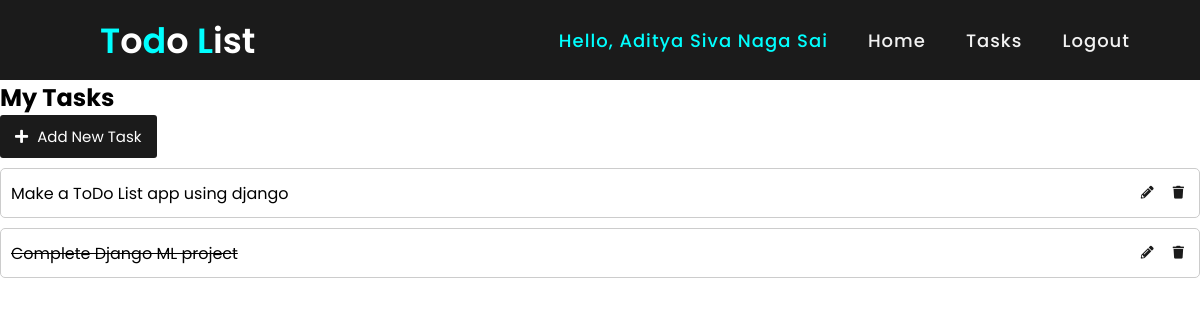
Page /tasks/ (signed in) on the earlier database version.
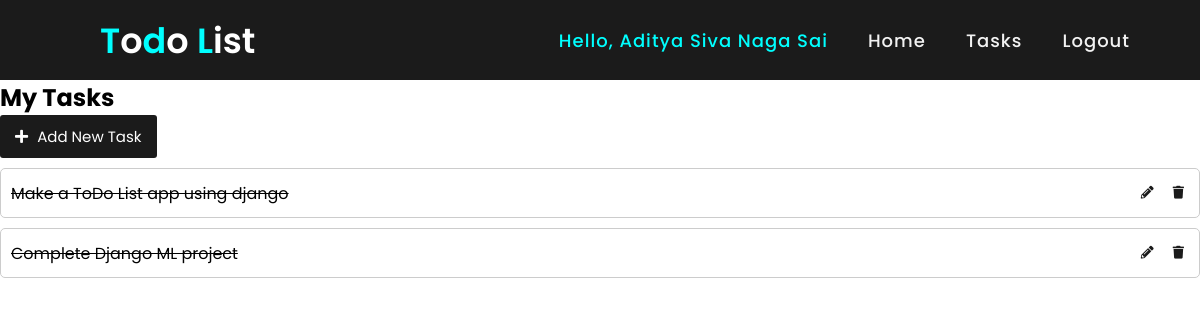
Same page on the later database version.
### myapp/models.py (models this page shows)
class Task(models.Model):
    user = models.ForeignKey(User, on_delete=models.CASCADE)
    title = models.CharField(max_length=100)
    completed = models.BooleanField(default=False)

### myapp/views.py (the view)
# urls.py: path('', views.task_list, name='task_list'),
@login_required
def task_list(request):
    tasks = Task.objects.filter(user=request.user)
    context = {
        'tasks': tasks
    }
    return render(request, 'task_list.html', context)

### templates/task_list.html
{% extends 'base.html' %}
{% block contents %}
<h2>My Tasks</h2>
<div class="add-style">
<a href="{% url 'create_task' %}" class="add-btn"><i class="fas fa-plus"></i> Add New Task</a>
</div>
{% for task in tasks %}
<ul class="task-list">
  {% if task.completed %}
  <li class="task-item">
    <div class="task-info">
      <p class="task-title"><s>{{task.title}}</s></p>
    </div>
    <div class="task-actions">
      <a href="{% url 'edit_task' task.id %}" class="edit-btn"><i class="fas fa-pencil-alt"></i></a>
      <a href="{% url 'delete_task' task.id %}" class="delete-btn"><i class="fas fa-trash"></i></a>
    </div>
  </li>
  {% else %}
  <li class="task-item">
    <div class="task-info">
      <p class="task-title">{{task.title}}</p>
    </div>
    <div class="task-actions">
      <a href="{% url 'edit_task' task.id %}" class="edit-btn"><i class="fas fa-pencil-alt"></i></a>
      <a href="{% url 'delete_task' task.id %}" class="delete-btn"><i class="fas fa-trash"></i></a>
    </div>
  </li>
  {% endif %}
</ul>
{% endfor %}
{% endblock %}

### templates/base.html (shortened to what this page needs)
<!DOCTYPE html>
{% load static %}
<html lang="en">
<head>
    <link rel="stylesheet" href="{% static 'styles/css/style.css' %}">
    <link rel="stylesheet" href="{% static 'styles/css/task_list.css' %}">
    <link rel="stylesheet" href="{% static 'styles/css/task_form.css' %}">
    <link rel="stylesheet" href="{% static 'styles/css/login.css' %}">
    <link rel="stylesheet" href="{% static 'styles/css/register.css' %}">
  <link rel="stylesheet" href="https://cdnjs.cloudflare.com/ajax/libs/font-awesome/5.15.3/css/all.min.css" />
</head>
<body>
<nav>
    <div class="logo">
        <span class="test">T</span>o<span class="test">d</span>o&nbsp;<span class="test">L</span>ist
    </div>
    <ul>
        {% if user.is_authenticated %}
        <li><a class="active" href="">Hello, {{user.first_name}}</a></li>
        <li><a href="{% url 'home' %}">Home</a></li>
        <li><a href="{% url 'task_list' %}">Tasks</a></li>
        <li><a href="{% url 'logout' %}">Logout</a></li>
        {% else %}
        <li><a href="{% url 'home' %}">Home</a></li>
        <li><a href="{% url 'task_list' %}">Tasks</a></li>
        <li><a href="{% url 'register' %}">Register</a></li>
        <li><a href="{% url 'login' %}">Login</a></li>
        {% endif %}
    </ul>
</nav>
{% block contents %}
{% endblock %}
</body>
</html>

### static/styles/css/style.css (style rules this page uses)
* { margin: 0; padding: 0; box-sizing: border-box; font-family: 'Poppins', sans-serif; }
nav { display: flex; height: 80px; width: 100%; background: #1b1b1b; align-items: center; justify-content: space-between; padding: 0 50px 0 100px; flex-wrap: wrap; }
nav .logo { color: #fff; font-size: 35px; font-weight: 600; }
nav ul { display: flex; flex-wrap: wrap; list-style: none; }
nav ul li { margin: 0 5px; }
nav ul li a { color: #f2f2f2; text-decoration: none; font-size: 18px; font-weight: 500; padding: 8px 15px; border-radius: 5px; letter-spacing: 1px; transition: all 0.3s ease; }
.test { color:cyan; }
nav ul li a.active, nav ul li a:hover { color: cyan; background: none; }

### static/styles/css/task_list.css (style rules this page uses)
.task-list { list-style: none; margin: 0; padding: 0; }
.task-item { display: flex; align-items: center; justify-content: space-between; border: 1px solid #ccc; border-radius: 5px; padding: 10px; margin-bottom: 10px; }
.task-title { margin: 0; }
.task-actions a { display: inline-block; padding: 5px; margin-left: 5px; color: #1b1b1b; background-color: #fff; border-radius: 3px; font-size: 0.8em; }
.add-btn { display: inline-block; padding: 10px 15px; margin-bottom: 10px; color: #fff; background-color: #1b1b1b; border: none; border-radius: 3px; font-size: 15px; }
.add-style a { text-decoration: none; }
.add-btn i { margin-right: 5px; }

Differences in the rows shown:
changed Task "Make a ToDo List app using django": completed False → True (drawn)
